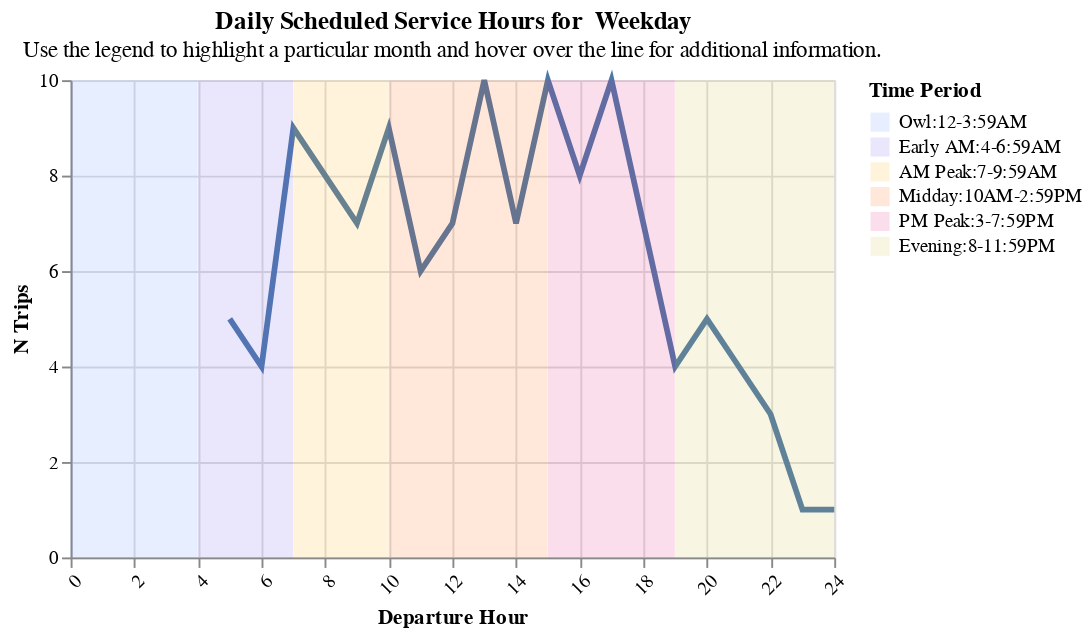

Source (notebook cell):
### Markdown cell above
## Service Hours

### Code cell
utils.create_hourly_summary(operator_hourly_summary_df, "Weekday")

### Figure 1 — Vega-Lite specification as saved in the notebook (floating-point values rounded to 4 significant figures; data arrays with more than 128 entries replaced by an {"elided": "..."} marker saying what was removed)
{"config": {"view": {"continuousWidth": 300, "continuousHeight": 300}}, "layer": [{"data": {"name": "data-ea64820d9ce1bd39f7f152fa1b1211d7"}, "mark": {"type": "line", "size": 3}, "encoding": {"x": {"axis": {"labelAngle": -45}, "field": "Departure Hour", "title": "Departure Hour", "type": "quantitative"}, "y": {"field": "N Trips", "title": "N Trips", "type": "quantitative"}}, "name": "view_10", "transform": [{"filter": {"param": "param_9"}}]}, {"data": {"name": "data-ed3e58c91c1826c4bca955698f66e78a"}, "mark": {"type": "rect", "opacity": 0.15}, "encoding": {"color": {"field": "Time Period", "scale": {"range": ["#5b8efd", "#765fec", "#fcb40e", "#fc5c04", "#dd217d", "#ccbb44", "#c5c5c4"]}, "sort": ["Owl:12-3:59AM", "Early AM:4-6:59AM", "AM Peak:7-9:59AM", "Midday:10AM-2:59PM", "PM Peak:3-7:59PM", "Evening:8-11:59PM"], "type": "nominal"}, "x": {"field": "start", "type": "quantitative"}, "x2": {"field": "stop"}, "y": {"value": 0}, "y2": {"value": 250}}}], "height": 250, "params": [{"name": "param_9", "select": {"type": "point", "fields": ["Date"]}, "bind": {"input": "select", "options": ["12-2024", "01-2025", "02-2025", "03-2025", "04-2025", "05-2025", "06-2025", "07-2025", "08-2025", "09-2025", "10-2025", "11-2025"], "name": "Dates: "}, "value": "12-2024", "views": ["view_10"]}], "resolve": {"scale": {"color": "independent"}}, "title": {"text": ["Daily Scheduled Service Hours for  Weekday"], "subtitle": ["Use the legend to highlight a particular month and hover over the line for additional information."]}, "width": 400, "$schema": "https://vega.github.io/schema/vega-lite/v5.20.1.json", "datasets": {"data-ea64820d9ce1bd39f7f152fa1b1211d7": {"elided": "240 records"}, "data-ed3e58c91c1826c4bca955698f66e78a": [{"index": 0, "start": 0, "stop": 3.99, "Time Period": "Owl:12-3:59AM"}, {"index": 1, "start": 4, "stop": 6.99, "Time Period": "Early AM:4-6:59AM"}, {"index": 2, "start": 7, "stop": 9.99, "Time Period": "AM Peak:7-9:59AM"}, {"index": 3, "start": 10, "stop": 14.99, "Time Period": "Midday:10AM-2:59PM"}, {"index": 4, "start": 15, "stop": 18.99, "Time Period": "PM Peak:3-7:59PM"}, {"index": 5, "start": 19, "stop": 24.0, "Time Period": "Evening:8-11:59PM"}]}}
